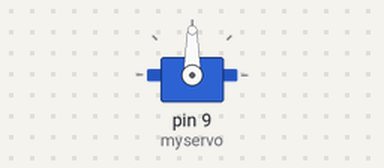
This sketch was run on a simulated Arduino Uno, built with avr-gcc and run on an emulated ATmega328P. Shown: servo.

Above: at 0.1 s.
At 12.1 s:
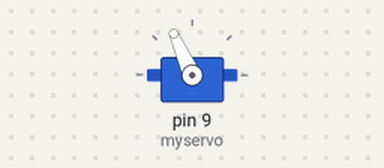
At 19.6 s:
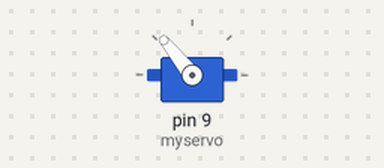
At 39.1 s:
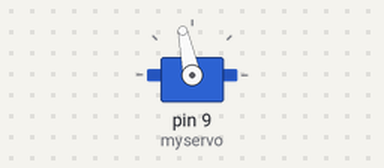
Timing chart, 0 to 40.0 s (numbered marks = the images above):
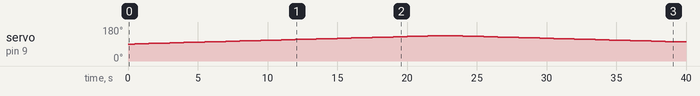

The sketch:

cyberFord_steering_testing.ino
```cpp
#include <Servo.h>

Servo myservo;

void setup() {
    myservo.attach(9);
}

void loop() {
    int angle = 90;
    int i = 0;

    #define UP      (1)
    #define DOWN    (0)
    bool dir = UP;

    //myservo.write(45);

    for(;;) {
        myservo.write(angle + i);

        if(dir==UP)
            i++;
        else if(dir==DOWN)
            i--;

        if(i==45)
            dir=DOWN;
        if(i==-45)
            dir=UP;

        delay(500);
    }
}
```

Measured:
- by itself, servo on pin 9 (myservo): rises from 90° to 135° in 22.0 s, then falls to 101° in 17.0 s
